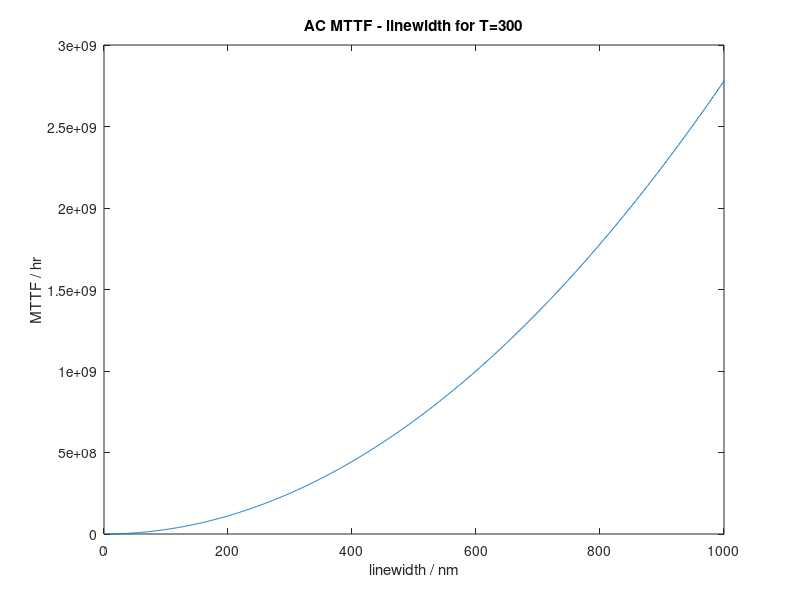

Recreate this plot in MATLAB.
% Cross section = 2umx1um, current = 40mA, 
% J = 2MA/cm2, T = ~300C
% MTTF~100hr 
theta = 10000;
LW = (5:1000); % to be converted to (/100nm)
% T = 600; % LW=5, J=2MA/cm2, 6.95 ~ 100hr; J = I/DW =
% 10e-6/100e-9/(LW100e-9)
T=300;
A = 100/6.95*(T/600)^2;
MTTF = (LW/100).^2*exp(0.41/8.617e-5/T) *A;
MTTFactherm = (LW/100).^2.*exp(0.41/8.617e-5./(T+theta*(LW/100).^(-2))) *A;
MTTFAC = MTTF.^2*2*100;
MTTFrec = (LW/100).^2*exp(0.41/8.617e-5/T) *A; % 
figure;
plot(LW,MTTF)
xlabel("linewidth / nm")
ylabel("MTTF / hr")
title(['AC MTTF - linewidth for T=' num2str(T) ])
